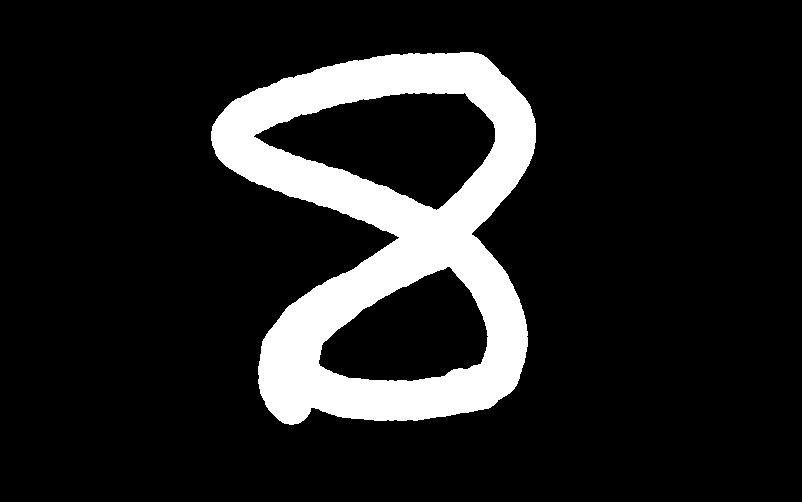
#> input picture GUI/8.jpg, 802 x 502 px
$ jupyter execute --allow-errors 'Classifier with preprocessing.ipynb'   (older library calls are emulated)
#> lines starting #> are read from the running program, lines starting #| are printed output that depends on the picture; after the words box and inside, x2 and y2 are one past the last pixel; in counts of white or black regions, pixels touching at a corner belong together
[cell 1]
import pandas as pd
import numpy as np
import matplotlib.pyplot as plt
import imageio
from skimage import transform
from scipy import misc
from PIL import Image
from resizeimage import resizeimage
import PIL
import pickle

[cell 2]
data = pd.read_csv('train.csv')
#> (reads train.csv from the repository)

[cell 3]
features = data.iloc[:3000,1:]
labels = data.iloc[:3000,0]

[cell 4]
import seaborn as sn
#> (the rest of this cell did not finish here and is left out)

[cell 5]
type(features.dtypes)

## Preprocessing the dataset

[cell 6]
for i in range(len(features)):
    digit = features.iloc[i]
    digit[digit<np.mean(digit)]=0
    digit[digit>=np.mean(digit)]=255
#> (the rest of this cell did not finish here and is left out)

[cell 7]
dataset_modified = pd.DataFrame(index=None,columns=None)

#> (a cell that did not finish here is left out)

[cell 9]
dataset_modified.shape

[cell 10]
dataset_modified.insert(0,column='labels',value=labels)

[cell 11]
new_features = dataset_modified.iloc[:2000,1:]
new_labels = dataset_modified.iloc[:2000,0]

## Binarization of the features of modified dataset

[cell 12]
for i in range(len(new_features)):
    digit = new_features.iloc[i]
    digit[digit<np.mean(digit)]=0
    digit[digit>=np.mean(digit)]=255

## Random digit from the new dataset

#> (a cell that did not finish here is left out)

#> (a cell that did not finish here is left out)

#> (a cell that did not finish here is left out)

#> (a cell that did not finish here is left out)

# Custom image Classification

#> (a cell that did not finish here is left out)

[cell 18]
img = imageio.imread('GUI/8.jpg')
#> img is the input picture: shape (502, 802, 3); min 0, max 255, mean 34.1
img = transform.resize(img, (28,28))
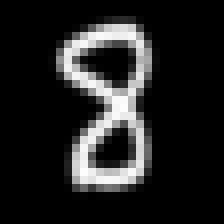
#> img: shape (28, 28, 3) float64 (shown 8 times larger); min 0, max 0.995, mean 0.134
img = img.astype(features.dtypes)
img = misc.bytescale(img)
x_test = []
for eachRow in img:
    for eachPixel in eachRow:
        x_test.append(sum(eachPixel)/3)
#> this loop made 28 passes
#> after the loop, x_test = 784 values, max 255 at index 379, min 0 at index 0, mean 34.21
x_test = np.array(x_test)
#Binarization
x_test[x_test<225]=0
x_test[x_test>=225]=255
#Removing rows
x_test = x_test.reshape((28,28))
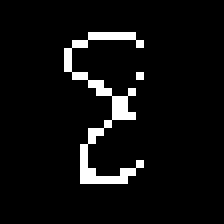
#> x_test: shape (28, 28) float64 (shown 8 times larger); 5.7% white in thin lines or dots, all inside (x1, y1, x2, y2) = (8, 4, 18, 23)
array = []
del_arr=[]
for i in range(len(x_test)):
    if 255 not in x_test[i]:
        del_arr.append(i)
#> after the loop, del_arr = [0, 1, 2, 3, 23, 24, 25, 26, 27]
x_test = np.delete(x_test,del_arr,0)

#Removing Columns
x_test=x_test.T
del_arr=[]
for i in range(len(x_test)):
    if 255 not in x_test[i]:
        del_arr.append(i)
#> after the loop, del_arr = [0, 1, 2, 3, 4, 5, 6, 7, 18, 19, 20, 21, 22, 23, 24, 25, 26, 27]
x_test = np.delete(x_test,del_arr,0)
x_test = x_test.T
misc.imsave('error.jpg',x_test)
#> (the rest of this cell did not finish here and is left out)

[cell 19]
plt.imshow(x_test,cmap='gray')
plt.show()
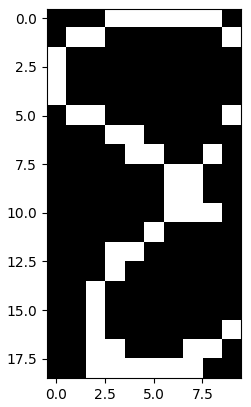
#> figure drawn by matplotlib, 1 panel
